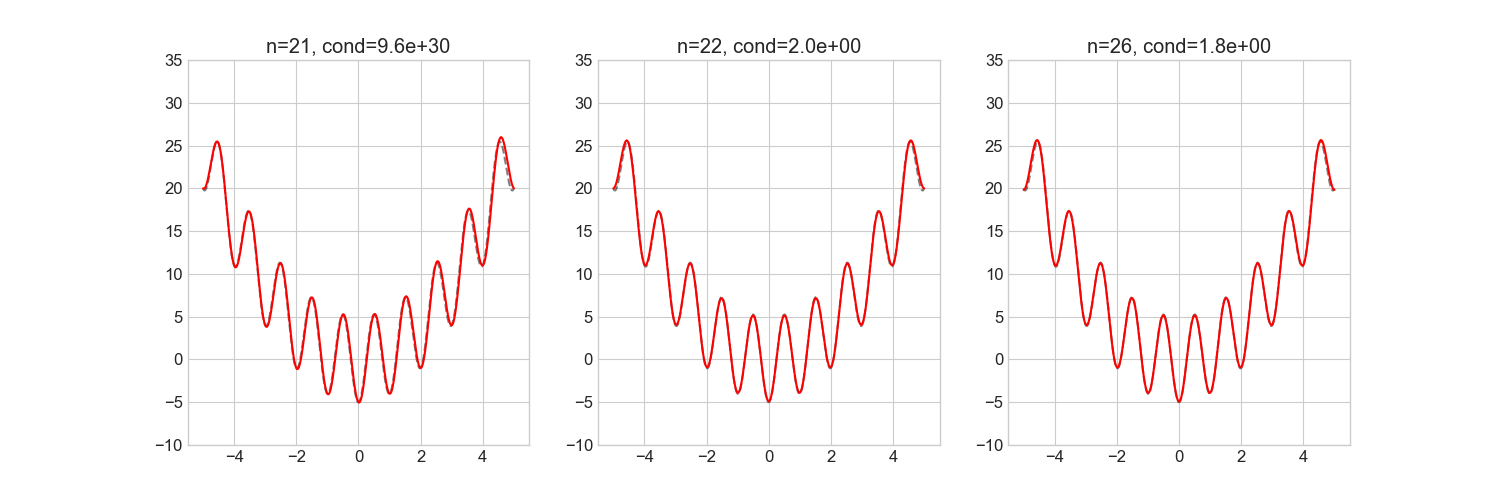

Generate this figure with Python:
import numpy as np
import matplotlib.pyplot as plt
from main import get_nodes, trig_approximation, f, X_DENSE

m = 10
fig, ax = plt.subplots(1, 3, figsize=(15, 5))

for i, n in enumerate([21, 22, 26]):
    x_in, y_in = get_nodes(n, True)
    app_in, c_in = trig_approximation(x_in, y_in, m)
    
    ax[i].plot(X_DENSE, f(X_DENSE), 'k--', alpha=0.5)
    if app_in: 
        ax[i].plot(X_DENSE, app_in(X_DENSE), 'r')
    ax[i].set_title(f"n={n}, cond={c_in:.1e}")
    ax[i].set_ylim(-10, 35)

plt.savefig("test_wobble.png")
